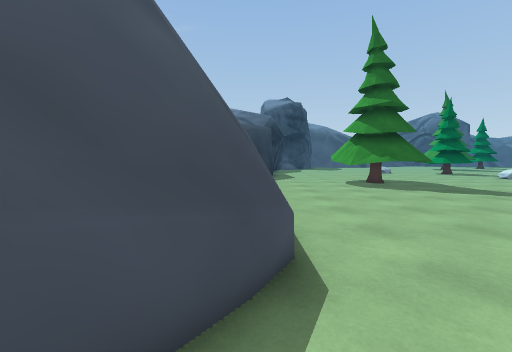
view 1 (above)

24 first-person views from a walk through a Unity game level. The camera is 1.4 m above the floor, tilts 4° down and sees 90° across. The floor is counted in squares, 1 m on a side. Each view is taken from the middle of a square. On the plan, view 1 faces up. The plan holds only what a view shows up to about 13 squares ahead; the rest is blank. The place goes on beyond the plan. The player character is not drawn. Some surface patterns are stand-ins.

view 2
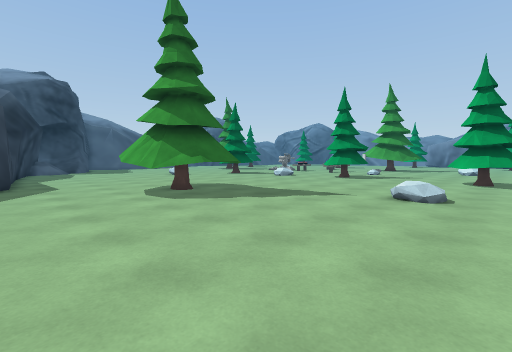

view 3
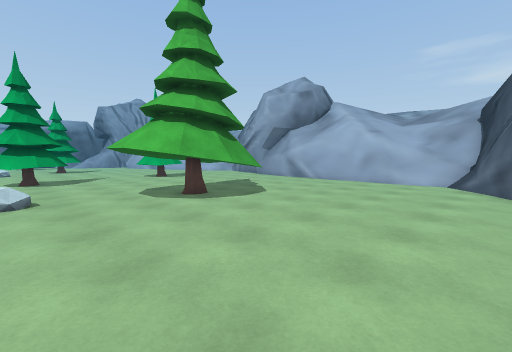

view 4
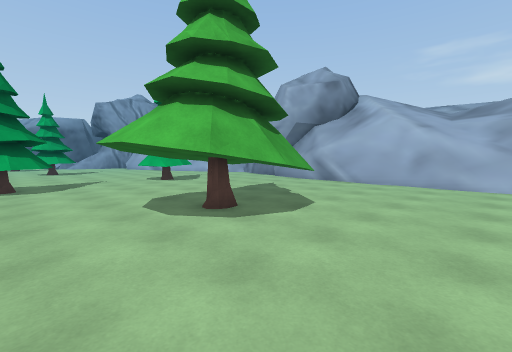

view 5
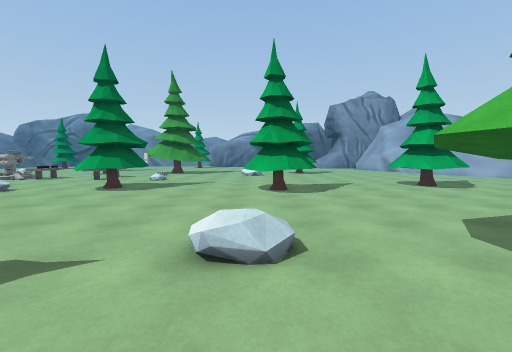

view 6
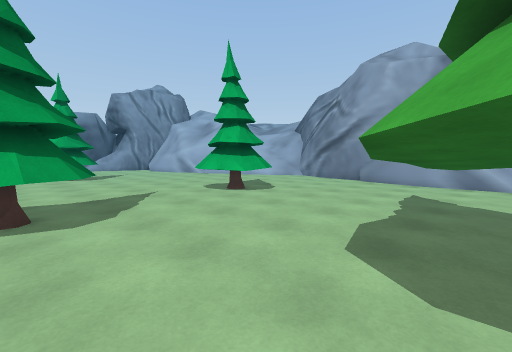

view 7
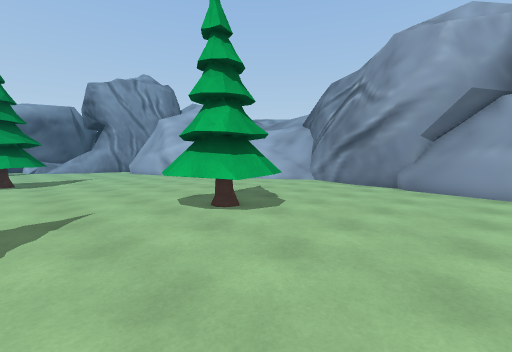

view 8
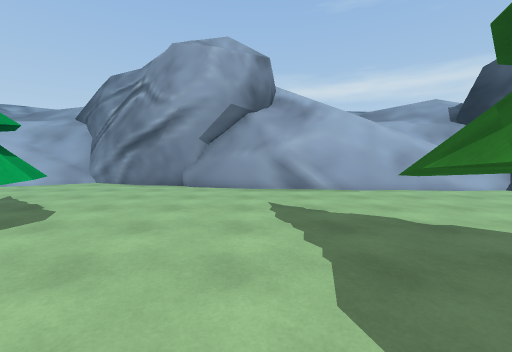

view 9
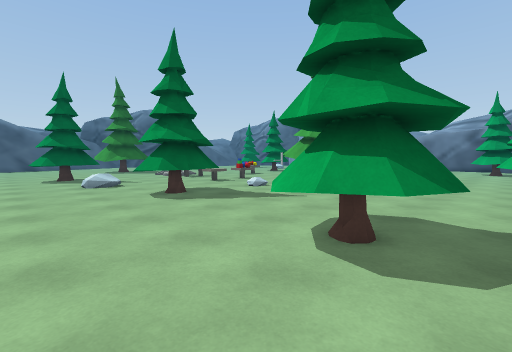

view 10
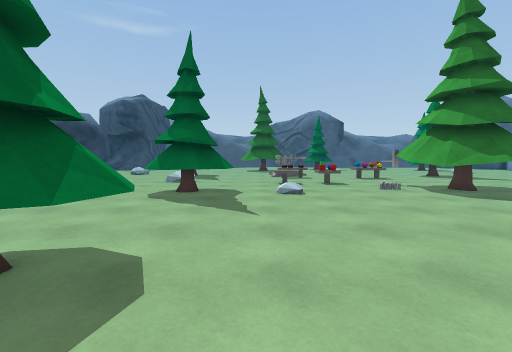

view 11
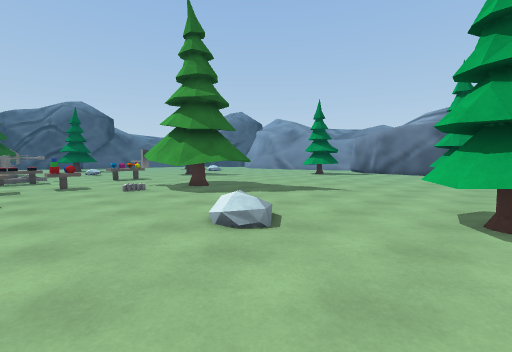

view 12
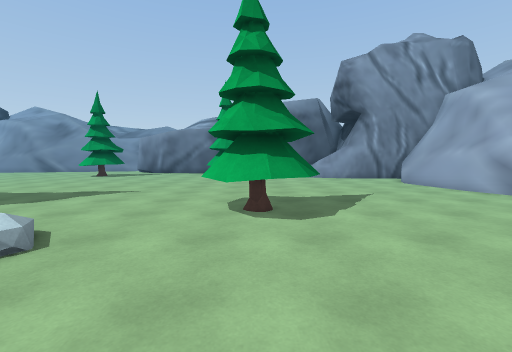

view 13
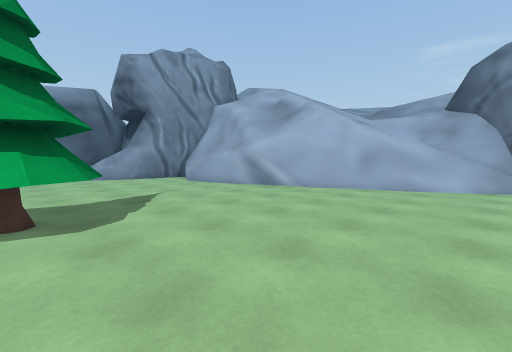

view 14
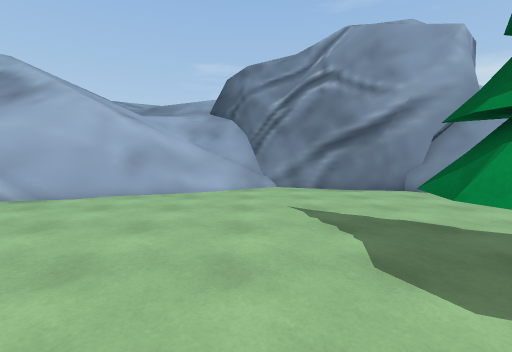

view 15
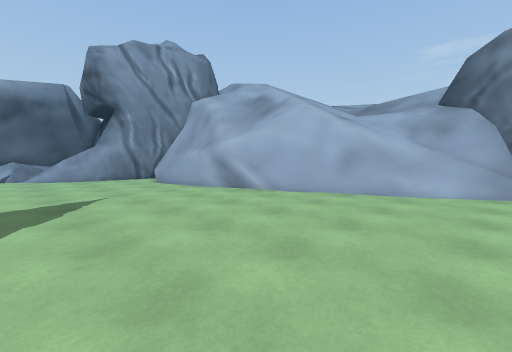

view 16
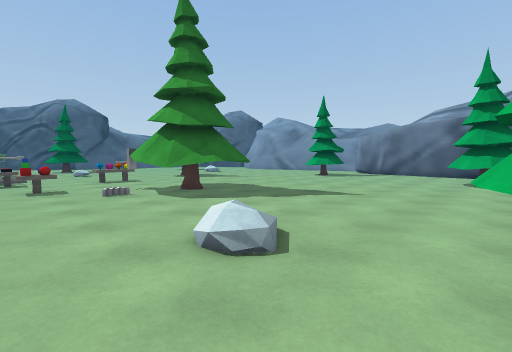

view 17
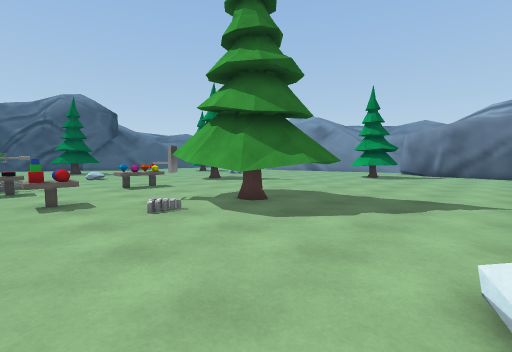

view 18
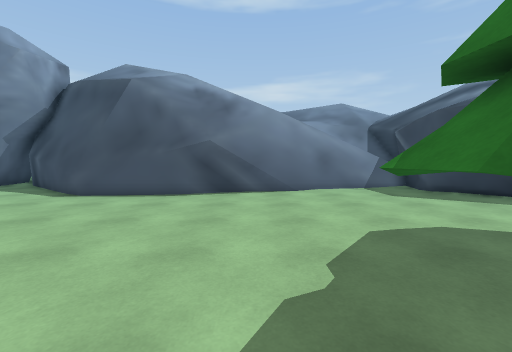

view 19
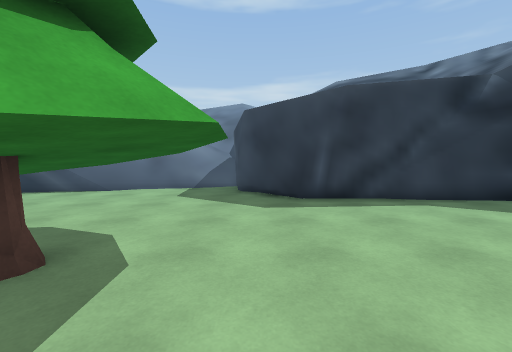

view 20
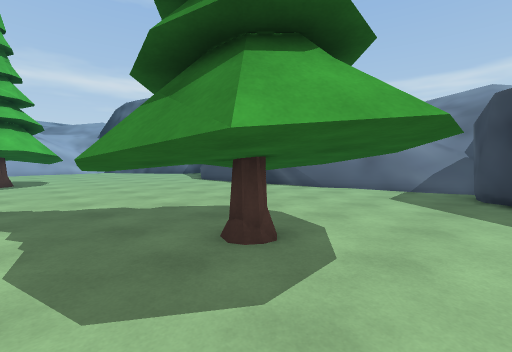

view 21
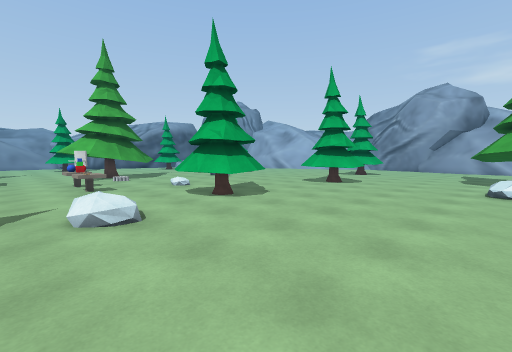

view 22
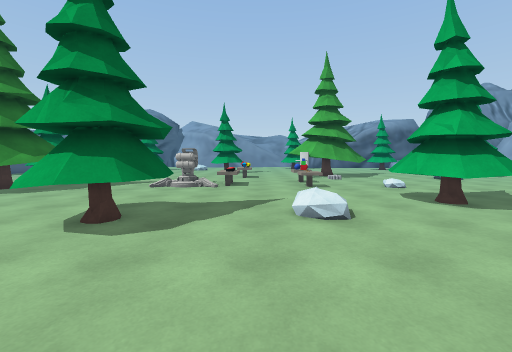

view 23
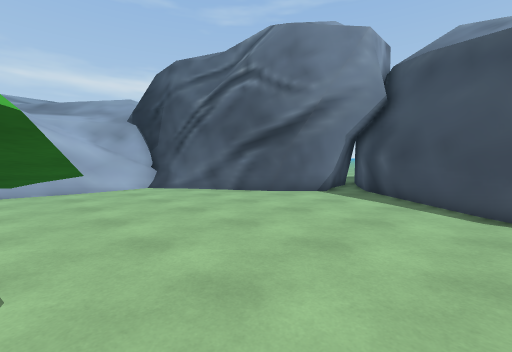

view 24
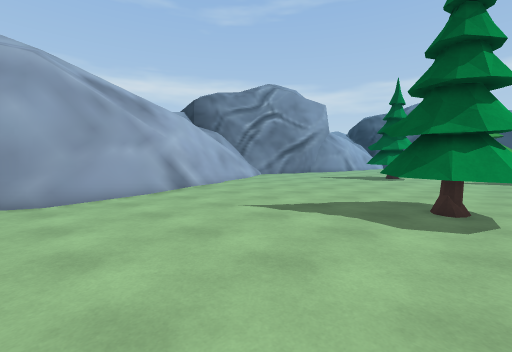

### Floor plan
Key: @ floor where view 1 was taken; # wall or solid block; x gap in a wall; . floor; / step, stairs or slope; = window, fence, low wall or low ledge; ^ raised ledge; T tree; A table; B basket; O other object.
Columns run from 3 left of view 1 to 40 right of it. Each row starts with its distance up from view 1.
 23     #....         .TT  ....^x
 22     #.....      ..TTTT ....^ ...
 21     #.......    ...TTT.....AA....
 20     #.......    ...........AA...AAA
 19    ##.......  . ................AA.
 18 ####........ . .....................
 17 ###......TTT. ......OO....AA.A......
 16 #.......TT#TT.............AA.A..BB
 15 #=......T#T#T...................BT   ..
 14 ##.....TTTTTT........TTT........TTT  ....
 13 ##......TTTTT........TTTT./.....TTT T ...
 12  #=......TTT.........TTTT.//....TTTTT.....
 11  ##...................TT.........TTT.......
 10   #.........................................
  9   ##........................................
  8    #........................................
  7    #..........O................O............
  6    #..........O.....TTTT.......O............
  5    #................TTTT....................
  4    #................TTTT...................T
  3   ##........TTT.......T..........TTT.......
  2   ##.......TT#TT.................TTTT.....
  1  ##........T#T#T.................TTTT.......
  0 ##.@.......TTTTTT.................T.........
 -1 #..........TTTTT.......T....................
 -2 ##.......... TT.......TTTT..................
 -3 ###...................TTTT.................
 -4   ##..................TTT..................
 -5    #.......................................
 -6    ##....................................=.
 -7     ##...............................######
 -8     ##............................=###
 -9     ##=======##..................###
-10      ################.........=####
-11                   ######....=####
-12                        ####=###

Where each view was taken, in squares from view 1:
view 1: 0 up, 0 right, facing up
view 2: 4 up, 1 right, facing up-right
view 3: 6 up, 1 right, facing down-right
view 4: 5 up, 4 right, facing down-right
view 5: 6 up, 7 right, facing right
view 6: 5 up, 11 right, facing down-right
view 7: 2 up, 14 right, facing down-right
view 8: 2 up, 14 right, facing down
view 9: 3 up, 14 right, facing up-right
view 10: 2 up, 22 right, facing up
view 11: 2 up, 24 right, facing up-right
view 12: 2 up, 24 right, facing right
view 13: 2 up, 24 right, facing down-right
view 14: 0 up, 24 right, facing down
view 15: 0 up, 24 right, facing down-right
view 16: 3 up, 25 right, facing up-right
view 17: 7 up, 25 right, facing up-right
view 18: 10 up, 10 right, facing left
view 19: 18 up, 10 right, facing left
view 20: 18 up, 10 right, facing down-left
view 21: 19 up, 11 right, facing down-right
view 22: 19 up, 11 right, facing right
view 23: 3 up, 8 right, facing down-left
view 24: 3 up, 39 right, facing down-left
